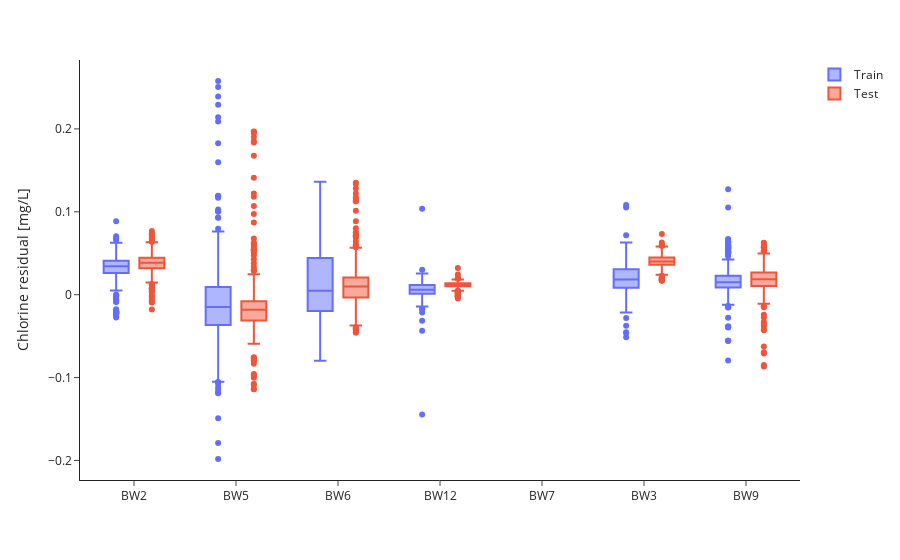

The notebook cell saved with this chart:
### Markdown cell above
Residual boxplots.

### Code cell
bwfl_ids = [bwfl_id for bwfl_id in cl_df['bwfl_id'].unique() if bwfl_id not in ['BW1', 'BW4']]

residuals_df = pd.DataFrame(columns=['bwfl_id', 'Residuals', 'Dataset'])
for bwfl_id in bwfl_ids:
    data = cl_df[cl_df['bwfl_id'] == bwfl_id]
    sim = cl_sim_sensor[bwfl_id].values
    train_residuals = sim[96:n_train] - data['mean'].values[96:n_train]
    test_residuals = sim[n_train:] - data['mean'].values[n_train:]
    
    residuals_df = pd.concat([
        residuals_df,
        pd.DataFrame({'bwfl_id': bwfl_id, 'Residuals': train_residuals, 'Dataset': 'Train'}),
        pd.DataFrame({'bwfl_id': bwfl_id, 'Residuals': test_residuals, 'Dataset': 'Test'})
    ], ignore_index=True)

fig = px.box(residuals_df, x='bwfl_id', y='Residuals', color='Dataset',
             labels={'bwfl_id': 'BWFL ID', 'Residuals': 'Residuals'},
             points='outliers')

fig.update_layout(
    height=450,
    xaxis_title='',
    yaxis_title='Chlorine residual [mg/L]',
    template='simple_white',
    legend_title_text='',
)
fig.show()

### Figure 1 — Plotly figure (JSON) as saved in the notebook; plotly's stock layout.template omitted (floating-point values rounded to 4 significant figures; data arrays with more than 128 entries replaced by an {"elided": "..."} marker saying what was removed)
{"data": [{"alignmentgroup": "True", "boxpoints": "outliers", "hovertemplate": "Dataset=Train<br>BWFL ID=%{x}<br>Residuals=%{y}<extra></extra>", "legendgroup": "Train", "marker": {"color": "#636efa"}, "name": "Train", "notched": false, "offsetgroup": "Train", "orientation": "v", "showlegend": true, "type": "box", "x": {"elided": "1344 str values"}, "x0": " ", "xaxis": "x", "y": {"elided": "1344 float values"}, "y0": " ", "yaxis": "y"}, {"alignmentgroup": "True", "boxpoints": "outliers", "hovertemplate": "Dataset=Test<br>BWFL ID=%{x}<br>Residuals=%{y}<extra></extra>", "legendgroup": "Test", "marker": {"color": "#EF553B"}, "name": "Test", "notched": false, "offsetgroup": "Test", "orientation": "v", "showlegend": true, "type": "box", "x": {"elided": "2688 str values"}, "x0": " ", "xaxis": "x", "y": {"elided": "2688 float values"}, "y0": " ", "yaxis": "y"}], "layout": {"autosize": true, "boxmode": "group", "legend": {"title": {"text": ""}, "tracegroupgap": 0}, "margin": {"t": 60}, "xaxis": {"anchor": "y", "autorange": true, "domain": [0, 1], "range": [-0.5406, 6.541], "title": {"text": ""}, "type": "category"}, "yaxis": {"anchor": "x", "autorange": true, "domain": [0, 1], "range": [-0.2236, 0.2831], "title": {"text": "Chlorine residual [mg/L]"}, "type": "linear"}}}
